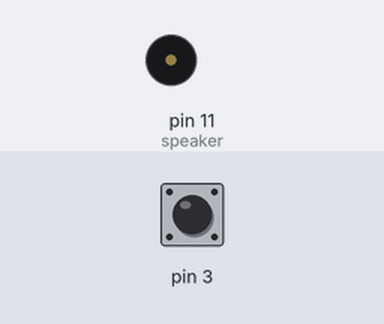
Bench run of a sketch on a simulated Arduino Uno, built with avr-gcc and run on an emulated ATmega328P. Shown: buzzer (waves = sounding). The test bench sets the inputs (shaded band); at power-on: pin 3 HIGH.

Above: at 0.0 s.
At 0.4 s:
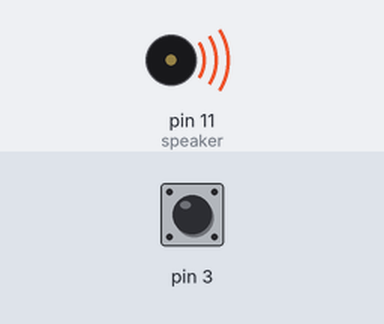
Timing chart, 0 to 1.9 s (numbered marks = the images above):
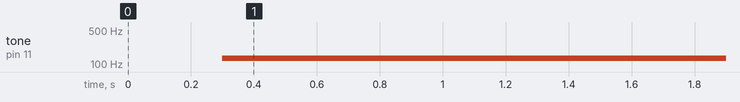

The sketch:

arduino_code.ino
```cpp
#include <CapacitiveSensor.h>
#define speaker 11

const int KEYNUM = 26;
unsigned int HT[KEYNUM] = {0};
unsigned int LT[KEYNUM] = {0};
char keys[KEYNUM] = {'Z', 'S', 'X', 'D',
                     'C', 'V', 'G', 'B',
                     'H', 'N', 'J', 'M', ',',
                     'Q', '2', 'W', '3',
                     'E', 'R', '5', 'T',
                     '6', 'Y', '7', 'U', 'I'};
CapacitiveSensor sensor = CapacitiveSensor(2,3);


void setup() {
sensor.set_CS_AutocaL_Millis(0xFFFFFFFF);     // turn off autocalibrate on channel 1 - just as an example
  Serial.begin(9600);
  /*
   * int a = 0;
  for(int i = 0; i < KEYNUM; i++){
    for(int j = 0; j < 7; j++)
    {
      a += baseline(i);
      delay(5);
    }
    High_Th = a - 10;
    Low_Th = a - 50;
  }
   */
}

void loop() {
  // Set a timer.
  long start = millis();

  // Set the sensitivity of the sensors.
  long total1 =  sensor.capacitiveSensor(3000);
  /*
   *  i = 0;
  for(int i = 0; i < KEYNUM; i++)
  {
    if(D(i) < Low_Th(i))
    {
      Keyboard.press(keys[i])
    }
    else(D(i) > High_Th(i))
    {
      //don't send
    }
  }
   */

   if (total1 > 500)
   {
    tone(speaker,131);
   }

   delay(10);
}
```

Measured:
- by itself, tone on pin 11 (speaker): silent → 131 Hz at 0.30 s
